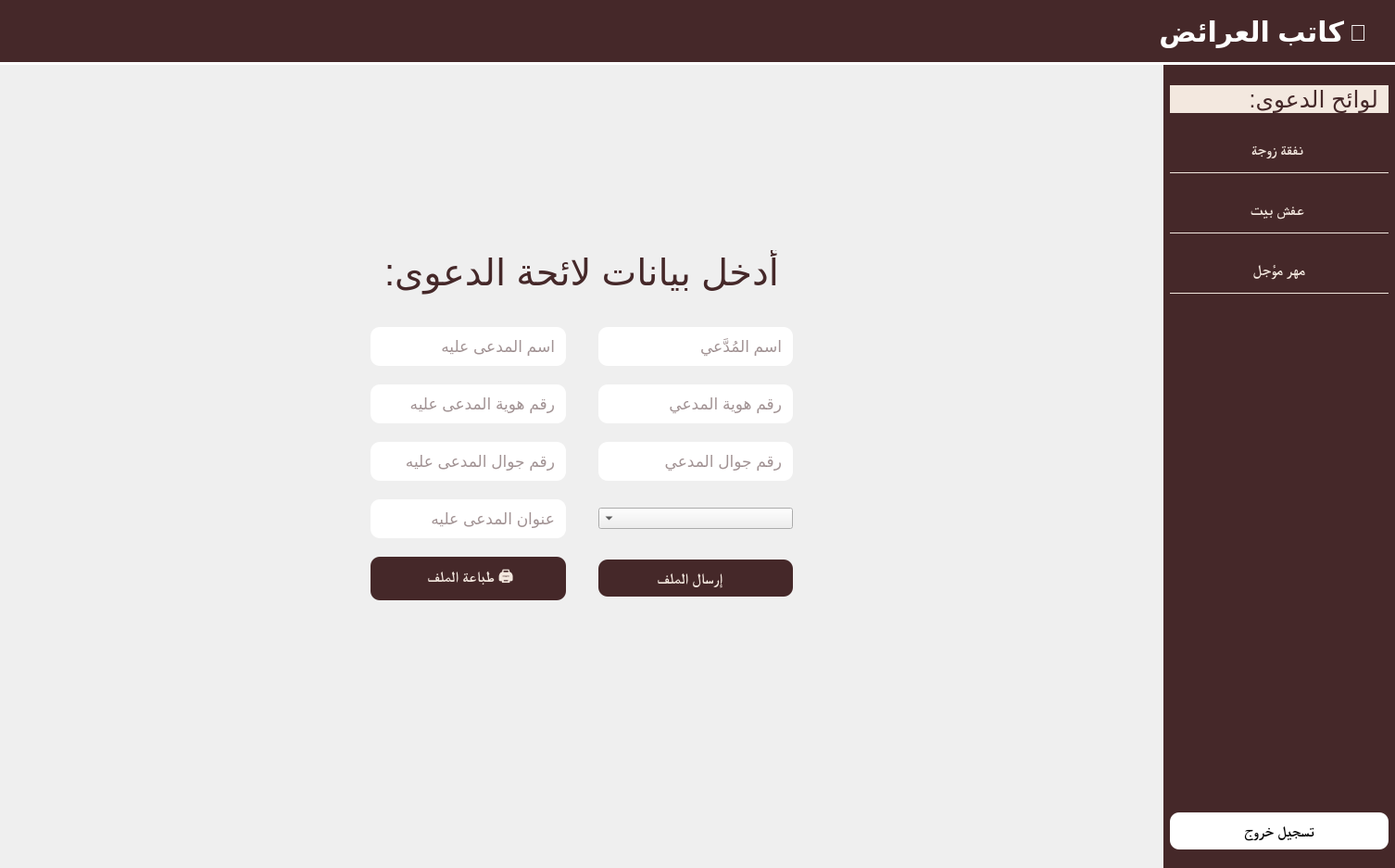
<?xml version="1.0" encoding="UTF-8"?>
<ui version="4.0">
 <class>AdminDashboard</class>
 <widget class="QMainWindow" name="AdminDashboard">
  <property name="geometry">
   <rect>
    <x>0</x>
    <y>0</y>
    <width>1506</width>
    <height>937</height>
   </rect>
  </property>
  <property name="cursor">
   <cursorShape>ArrowCursor</cursorShape>
  </property>
  <property name="windowTitle">
   <string>لوحة تحكم المدير</string>
  </property>
  <property name="layoutDirection">
   <enum>Qt::LeftToRight</enum>
  </property>
  <property name="styleSheet">
   <string notr="true"/>
  </property>
  <widget class="QWidget" name="centralwidget">
   <property name="styleSheet">
    <string notr="true">#horizontalLayout{
background-color: #f3e8df;
}</string>
   </property>
   <layout class="QVBoxLayout" name="verticalLayout">
    <property name="spacing">
     <number>0</number>
    </property>
    <property name="leftMargin">
     <number>0</number>
    </property>
    <property name="topMargin">
     <number>0</number>
    </property>
    <property name="rightMargin">
     <number>0</number>
    </property>
    <property name="bottomMargin">
     <number>0</number>
    </property>
    <item>
     <widget class="QFrame" name="topBar">
      <property name="sizePolicy">
       <sizepolicy hsizetype="Preferred" vsizetype="Fixed">
        <horstretch>0</horstretch>
        <verstretch>0</verstretch>
       </sizepolicy>
      </property>
      <property name="minimumSize">
       <size>
        <width>0</width>
        <height>70</height>
       </size>
      </property>
      <property name="styleSheet">
       <string notr="true">#topBar{
background-color: #452829;
border-bottom: 3px solid white;
}</string>
      </property>
      <layout class="QHBoxLayout" name="horizontalLayout_2">
       <item>
        <widget class="QLabel" name="titleLabel">
         <property name="font">
          <font>
           <pointsize>-1</pointsize>
           <weight>75</weight>
           <bold>true</bold>
          </font>
         </property>
         <property name="styleSheet">
          <string notr="true">color: white; font-size: 30px; font-weight: bold;</string>
         </property>
         <property name="text">
          <string>كاتب العرائض</string>
         </property>
        </widget>
       </item>
       <item>
        <widget class="QLabel" name="label_3">
         <property name="maximumSize">
          <size>
           <width>40</width>
           <height>40</height>
          </size>
         </property>
         <property name="styleSheet">
          <string notr="true">font-size: 25px; color: white;</string>
         </property>
         <property name="text">
          <string>🧾</string>
         </property>
        </widget>
       </item>
      </layout>
     </widget>
    </item>
    <item>
     <layout class="QHBoxLayout" name="horizontalLayout" stretch="0,0">
      <property name="spacing">
       <number>0</number>
      </property>
      <property name="sizeConstraint">
       <enum>QLayout::SetMaximumSize</enum>
      </property>
      <item>
       <layout class="QGridLayout" name="gridLayout">
        <property name="leftMargin">
         <number>400</number>
        </property>
        <property name="topMargin">
         <number>200</number>
        </property>
        <property name="rightMargin">
         <number>400</number>
        </property>
        <property name="bottomMargin">
         <number>250</number>
        </property>
        <property name="horizontalSpacing">
         <number>35</number>
        </property>
        <property name="verticalSpacing">
         <number>20</number>
        </property>
        <item row="1" column="0">
         <widget class="QLineEdit" name="defendant_name">
          <property name="styleSheet">
           <string notr="true">QLineEdit {
background-color:white;
border:none;
padding:10px;
font-size: 17px;
color:#452829;
border-radius: 10px;
}</string>
          </property>
          <property name="text">
           <string/>
          </property>
          <property name="placeholderText">
           <string>اسم المدعى عليه</string>
          </property>
         </widget>
        </item>
        <item row="0" column="0" colspan="2" alignment="Qt::AlignHCenter">
         <widget class="QLabel" name="label_2">
          <property name="styleSheet">
           <string notr="true">color:#452829;
font-size: 40px;
padding-bottom: 15px;</string>
          </property>
          <property name="text">
           <string>أدخل بيانات لائحة الدعوى:</string>
          </property>
         </widget>
        </item>
        <item row="4" column="0">
         <widget class="QLineEdit" name="defendant_address">
          <property name="styleSheet">
           <string notr="true">QLineEdit {
background-color:white;
border:none;
padding:10px;
font-size: 17px;
color:#452829;
border-radius: 10px;
}</string>
          </property>
          <property name="text">
           <string/>
          </property>
          <property name="placeholderText">
           <string>عنوان المدعى عليه</string>
          </property>
         </widget>
        </item>
        <item row="1" column="1">
         <widget class="QLineEdit" name="plaintiff_name">
          <property name="styleSheet">
           <string notr="true">QLineEdit {
background-color:white;
border:none;
padding:10px;
font-size: 17px;
color:#452829;
border-radius: 10px;
}</string>
          </property>
          <property name="placeholderText">
           <string>اسم المُدَّعي</string>
          </property>
         </widget>
        </item>
        <item row="6" column="1">
         <spacer name="verticalSpacer_4">
          <property name="orientation">
           <enum>Qt::Vertical</enum>
          </property>
          <property name="sizeHint" stdset="0">
           <size>
            <width>20</width>
            <height>40</height>
           </size>
          </property>
         </spacer>
        </item>
        <item row="5" column="1">
         <widget class="QPushButton" name="sendFile">
          <property name="minimumSize">
           <size>
            <width>0</width>
            <height>40</height>
           </size>
          </property>
          <property name="font">
           <font>
            <family>Times New Roman</family>
            <pointsize>12</pointsize>
            <weight>75</weight>
            <bold>true</bold>
           </font>
          </property>
          <property name="cursor">
           <cursorShape>PointingHandCursor</cursorShape>
          </property>
          <property name="layoutDirection">
           <enum>Qt::RightToLeft</enum>
          </property>
          <property name="styleSheet">
           <string notr="true">QPushButton {
color:#f3e8df;
border:none;
background-color: #452829;
padding: 10px 30px;
border-radius: 10px;

}

QPushButton:hover {
    background: white;
	color:#452829;
	padding-bottom: 5px;
}</string>
          </property>
          <property name="text">
           <string> إرسال الملف 📃</string>
          </property>
         </widget>
        </item>
        <item row="6" column="0">
         <spacer name="verticalSpacer_2">
          <property name="orientation">
           <enum>Qt::Vertical</enum>
          </property>
          <property name="sizeHint" stdset="0">
           <size>
            <width>20</width>
            <height>40</height>
           </size>
          </property>
         </spacer>
        </item>
        <item row="5" column="0">
         <widget class="QPushButton" name="editEmployeeBtn">
          <property name="minimumSize">
           <size>
            <width>0</width>
            <height>40</height>
           </size>
          </property>
          <property name="font">
           <font>
            <family>Times New Roman</family>
            <pointsize>12</pointsize>
            <weight>75</weight>
            <bold>true</bold>
           </font>
          </property>
          <property name="cursor">
           <cursorShape>PointingHandCursor</cursorShape>
          </property>
          <property name="styleSheet">
           <string notr="true">QPushButton {
color:#f3e8df;
border:none;
background-color: #452829;
padding: 10px 30px;
border-radius:10px;

}

QPushButton:hover {
    background: white;
	color:#452829;
	padding-bottom: 5px;
}</string>
          </property>
          <property name="text">
           <string> طباعة الملف 🖨</string>
          </property>
         </widget>
        </item>
        <item row="2" column="1">
         <widget class="QLineEdit" name="plaintiff_national_id">
          <property name="styleSheet">
           <string notr="true">QLineEdit {
background-color:white;
border:none;
padding:10px;
font-size: 17px;
color:#452829;
border-radius: 10px;
}</string>
          </property>
          <property name="inputMethodHints">
           <set>Qt::ImhNone</set>
          </property>
          <property name="echoMode">
           <enum>QLineEdit::Normal</enum>
          </property>
          <property name="placeholderText">
           <string>رقم هوية المدعي</string>
          </property>
         </widget>
        </item>
        <item row="2" column="0">
         <widget class="QLineEdit" name="defendant_national_id">
          <property name="styleSheet">
           <string notr="true">QLineEdit {
background-color:white;
border:none;
padding:10px;
font-size: 17px;
color:#452829;
border-radius: 10px;
}</string>
          </property>
          <property name="placeholderText">
           <string>رقم هوية المدعى عليه</string>
          </property>
         </widget>
        </item>
        <item row="3" column="1">
         <widget class="QLineEdit" name="plaintiff_phone">
          <property name="styleSheet">
           <string notr="true">QLineEdit {
background-color:white;
border:none;
padding:10px;
font-size: 17px;
color:#452829;
border-radius: 10px;
}</string>
          </property>
          <property name="text">
           <string/>
          </property>
          <property name="placeholderText">
           <string>رقم جوال المدعي</string>
          </property>
         </widget>
        </item>
        <item row="3" column="0">
         <widget class="QLineEdit" name="defendant_phone">
          <property name="styleSheet">
           <string notr="true">QLineEdit {
background-color:white;
border:none;
padding:10px;
font-size: 17px;
color:#452829;
border-radius: 10px;
}</string>
          </property>
          <property name="text">
           <string/>
          </property>
          <property name="placeholderText">
           <string>رقم جوال المدعى عليه</string>
          </property>
         </widget>
        </item>
        <item row="4" column="1">
         <widget class="QComboBox" name="comboBox">
          <property name="font">
           <font>
            <pointsize>10</pointsize>
           </font>
          </property>
          <property name="layoutDirection">
           <enum>Qt::RightToLeft</enum>
          </property>
          <property name="currentText">
           <string/>
          </property>
         </widget>
        </item>
       </layout>
      </item>
      <item>
       <widget class="QFrame" name="sideBar">
        <property name="sizePolicy">
         <sizepolicy hsizetype="Fixed" vsizetype="Expanding">
          <horstretch>0</horstretch>
          <verstretch>0</verstretch>
         </sizepolicy>
        </property>
        <property name="minimumSize">
         <size>
          <width>250</width>
          <height>0</height>
         </size>
        </property>
        <property name="styleSheet">
         <string notr="true">background-color: #452829;
border: solid 20px #f3db93;</string>
        </property>
        <layout class="QVBoxLayout" name="verticalLayout_2">
         <property name="spacing">
          <number>25</number>
         </property>
         <property name="leftMargin">
          <number>7</number>
         </property>
         <property name="topMargin">
          <number>22</number>
         </property>
         <property name="rightMargin">
          <number>7</number>
         </property>
         <property name="bottomMargin">
          <number>20</number>
         </property>
         <item>
          <widget class="QLabel" name="label">
           <property name="styleSheet">
            <string notr="true">color: #452829; font-size: 25px; background-color: #f3e8df; padding-right: 5px;</string>
           </property>
           <property name="text">
            <string>لوائح الدعوى:</string>
           </property>
          </widget>
         </item>
         <item>
          <widget class="QPushButton" name="case1">
           <property name="minimumSize">
            <size>
             <width>0</width>
             <height>40</height>
            </size>
           </property>
           <property name="font">
            <font>
             <family>Times New Roman</family>
             <pointsize>12</pointsize>
             <weight>75</weight>
             <bold>true</bold>
            </font>
           </property>
           <property name="cursor">
            <cursorShape>PointingHandCursor</cursorShape>
           </property>
           <property name="styleSheet">
            <string notr="true">QPushButton {
color:#f3e8df;
border-bottom: 1px solid #f3e8df ;
padding-bottom: 10px;

}

QPushButton:hover {
    background: white;
	color:#452829;
	padding-bottom: 5px;
}</string>
           </property>
           <property name="text">
            <string>نفقة زوجة </string>
           </property>
          </widget>
         </item>
         <item>
          <widget class="QPushButton" name="case2">
           <property name="minimumSize">
            <size>
             <width>0</width>
             <height>40</height>
            </size>
           </property>
           <property name="font">
            <font>
             <family>Times New Roman</family>
             <pointsize>12</pointsize>
             <weight>75</weight>
             <bold>true</bold>
            </font>
           </property>
           <property name="cursor">
            <cursorShape>PointingHandCursor</cursorShape>
           </property>
           <property name="styleSheet">
            <string notr="true">QPushButton {
color:#f3e8df;
border-bottom: 1px solid #f3e8df ;
padding-bottom: 10px;

}

QPushButton:hover {
    background: white;
	color:#452829;
	padding-bottom: 5px;
}</string>
           </property>
           <property name="text">
            <string>عفش بيت </string>
           </property>
          </widget>
         </item>
         <item>
          <widget class="QPushButton" name="case3">
           <property name="minimumSize">
            <size>
             <width>0</width>
             <height>40</height>
            </size>
           </property>
           <property name="font">
            <font>
             <family>Times New Roman</family>
             <pointsize>12</pointsize>
             <weight>75</weight>
             <bold>true</bold>
            </font>
           </property>
           <property name="cursor">
            <cursorShape>PointingHandCursor</cursorShape>
           </property>
           <property name="styleSheet">
            <string notr="true">QPushButton {
color:#f3e8df;
border-bottom: 1px solid #f3e8df ;
padding-bottom: 10px;

}

QPushButton:hover {
    background: white;
	color:#452829;
	padding-bottom: 5px;
}</string>
           </property>
           <property name="text">
            <string>مهر مؤجل</string>
           </property>
          </widget>
         </item>
         <item>
          <spacer name="verticalSpacer">
           <property name="orientation">
            <enum>Qt::Vertical</enum>
           </property>
           <property name="sizeHint" stdset="0">
            <size>
             <width>20</width>
             <height>40</height>
            </size>
           </property>
          </spacer>
         </item>
         <item>
          <widget class="QPushButton" name="logoutBtn">
           <property name="minimumSize">
            <size>
             <width>0</width>
             <height>40</height>
            </size>
           </property>
           <property name="font">
            <font>
             <family>Times New Roman</family>
             <pointsize>12</pointsize>
             <weight>75</weight>
             <bold>true</bold>
            </font>
           </property>
           <property name="cursor">
            <cursorShape>PointingHandCursor</cursorShape>
           </property>
           <property name="styleSheet">
            <string notr="true">QPushButton {
color:black;
background-color: white;
border-radius: 10px;
}

QPushButton:hover {
    background: red;
	color:white;
}</string>
           </property>
           <property name="text">
            <string>تسجيل خروج</string>
           </property>
          </widget>
         </item>
        </layout>
       </widget>
      </item>
     </layout>
    </item>
   </layout>
  </widget>
 </widget>
 <resources/>
 <connections/>
</ui>
